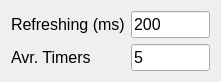
     <widget class="QWidget" name="formLayoutWidget">
      <property name="geometry">
       <rect>
        <x>180</x>
        <y>500</y>
        <width>221</width>
        <height>71</height>
       </rect>
      </property>
      <layout class="QFormLayout" name="formLayout">
       <item row="0" column="0">
        <widget class="QLabel" name="now_2">
         <property name="font">
          <font>
           <pointsize>12</pointsize>
          </font>
         </property>
         <property name="text">
          <string>Refreshing (ms)</string>
         </property>
         <property name="margin">
          <number>0</number>
         </property>
        </widget>
       </item>
       <item row="0" column="1">
        <widget class="QLineEdit" name="refresh_time">
         <property name="font">
          <font>
           <pointsize>12</pointsize>
          </font>
         </property>
         <property name="text">
          <string>200</string>
         </property>
        </widget>
       </item>
       <item row="1" column="0">
        <widget class="QLabel" name="label_3">
         <property name="font">
          <font>
           <pointsize>12</pointsize>
          </font>
         </property>
         <property name="text">
          <string>Avr. Timers</string>
         </property>
        </widget>
       </item>
       <item row="1" column="1">
        <widget class="QLineEdit" name="ui_measure_times">
         <property name="font">
          <font>
           <pointsize>12</pointsize>
          </font>
         </property>
         <property name="text">
          <string>5</string>
         </property>
        </widget>
       </item>
      </layout>
     </widget>
